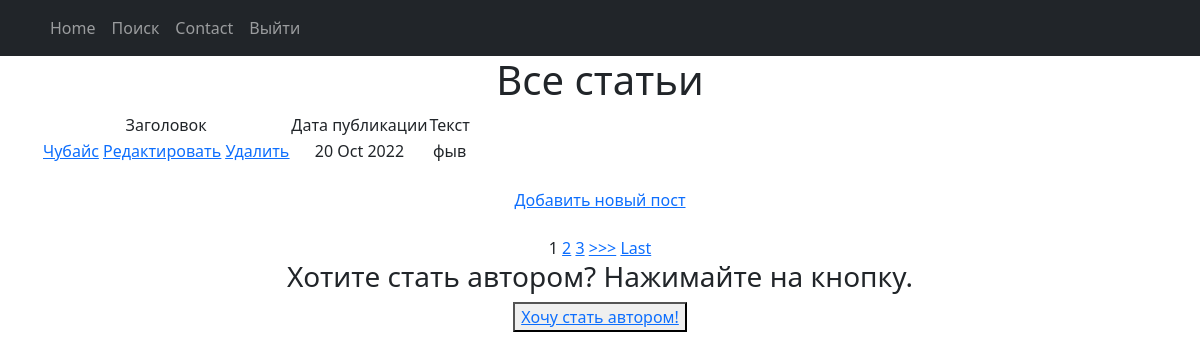
Before: /news/ with the older database file.
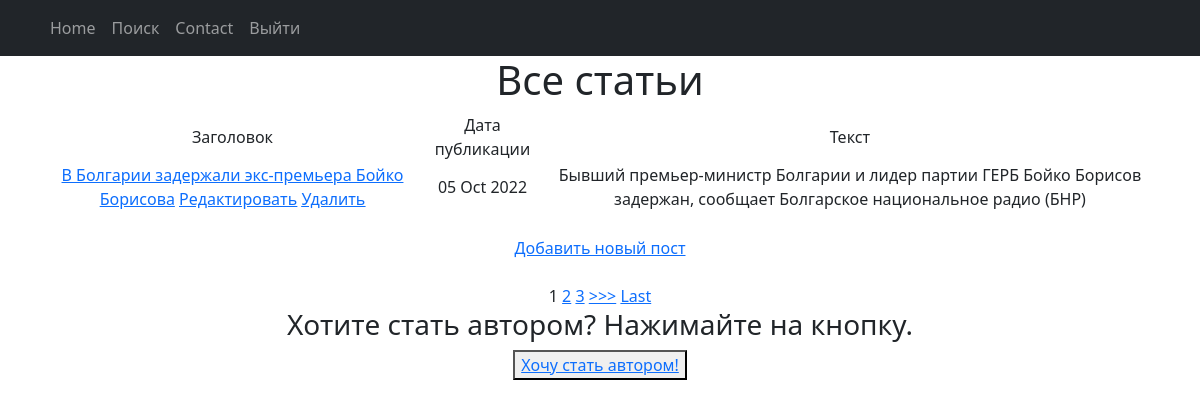
After: the same page with the newer database file.
### portal/models.py (models this page shows, shortened)
class Post(models.Model):
    news = 'NW'
    article = 'AT'
    KIND = [(news, 'Новости'), (article, 'Статья')]
    author = models.ForeignKey(Author, on_delete=models.CASCADE)
    kind = models.CharField(max_length=2, choices=KIND, default=news)
    public_time = models.DateTimeField(auto_now_add=True)
    category = models.ManyToManyField(Category, through='PostCategory')
    article = models.CharField(max_length=255)
    text = models.TextField()
    rating = models.FloatField(default=0.0)

### portal/views.py (the view)
# urls.py: path('', NewList.as_view()),
class NewList(ListView):
    model = Post
    template_name = 'news.html'
    context_object_name = 'news'
    queryset = Post.objects.order_by('-public_time')
    paginate_by = 1
    def get_context_data(self, **kwargs):
        context = super().get_context_data(**kwargs)
        context['is_not_authors'] = not self.request.user.groups.filter(name='authors').exists()
        return context

### portal/templatetags/custom_filters.py (called while the page is built)
@register.filter(name='censor')
def censor(values):
    values_list = values.lower().split()
    values = values.split()
    bad_words = ['хуй', 'пизда', 'ебать', 'блять', 'пиздец', 'нахуй']
    for i in range(len(values_list) - 1):
        if values_list[i] in bad_words:
            values[i] = '*' * len(values[i])
    return ' '.join(values)

### templates/news.html (shortened to what this page needs)
{% extends 'default.html' %}
{% load custom_filters %}
{%block content%}
<h1>Все статьи</h1>
    <table>
        <tr>
            <td>
                Заголовок
            </td>
            <td>
                Дата публикации
            </td>
            <td>
                Текст
            </td>
        </tr>
        {% for new in news %}
        <tr>
            <td>
                <a href="{% url 'new_detail' new.id %}">{{new.article|censor}}</a>
                <a href="{% url 'new_update' new.id %}"><u>Редактировать</u></a>
                <a href="{% url 'new_delete' new.id %}"><u>Удалить</u></a>
            </td>
            <td>
                {{new.public_time|date:'d M Y'}}
            </td>
            <td>
                {{new.text|truncatewords:20|censor}}
            </td>
        </tr>
        {% endfor%}
    </table>
<br>
<a href="{% url 'new_create' %}">Добавить новый пост</a> <br>
<br>
{% if is_paginated %}
    {% for num in page_obj.paginator.page_range %}
        {% if page_obj.number == num %}
            <a>{{ num }}</a>
        {% elif num > page_obj.number|add:'-3' and num < page_obj.number|add:'3' %}
            <a href="?page={{ num }}">{{ num }}</a>
        {% endif %}
    {% endfor %}
    {% if page_obj.has_next %}
        <a href="?page={{ page_obj.next_page_number }}">>>></a>
        <a href="?page={{ page_obj.paginator.num_pages }}">Last</a>
    {% endif %}
{% endif %}
<br>
{% if is_not_authors %}
<h3>Хотите стать автором? Нажимайте на кнопку.</h3>
<button> <a href="{% url 'upgrade' %}"> Хочу стать автором!</a> </button>
{% endif %}
{%endblock content%}

Changed rows visible on the page:
removed Post: article|censor "Чубайс", public_time "20 Oct 2022", text|censor "фыв"
now on this page (row unchanged): Post: article|censor "В Болгарии задержали экс-премьера Бойко Борисова", public_time "05 Oct 2022", text|censor "Бывший премьер-министр Болгарии и лидер партии ГЕРБ Бойко Борисов задержан, сообщает Болгарское национальное радио (БНР)"
